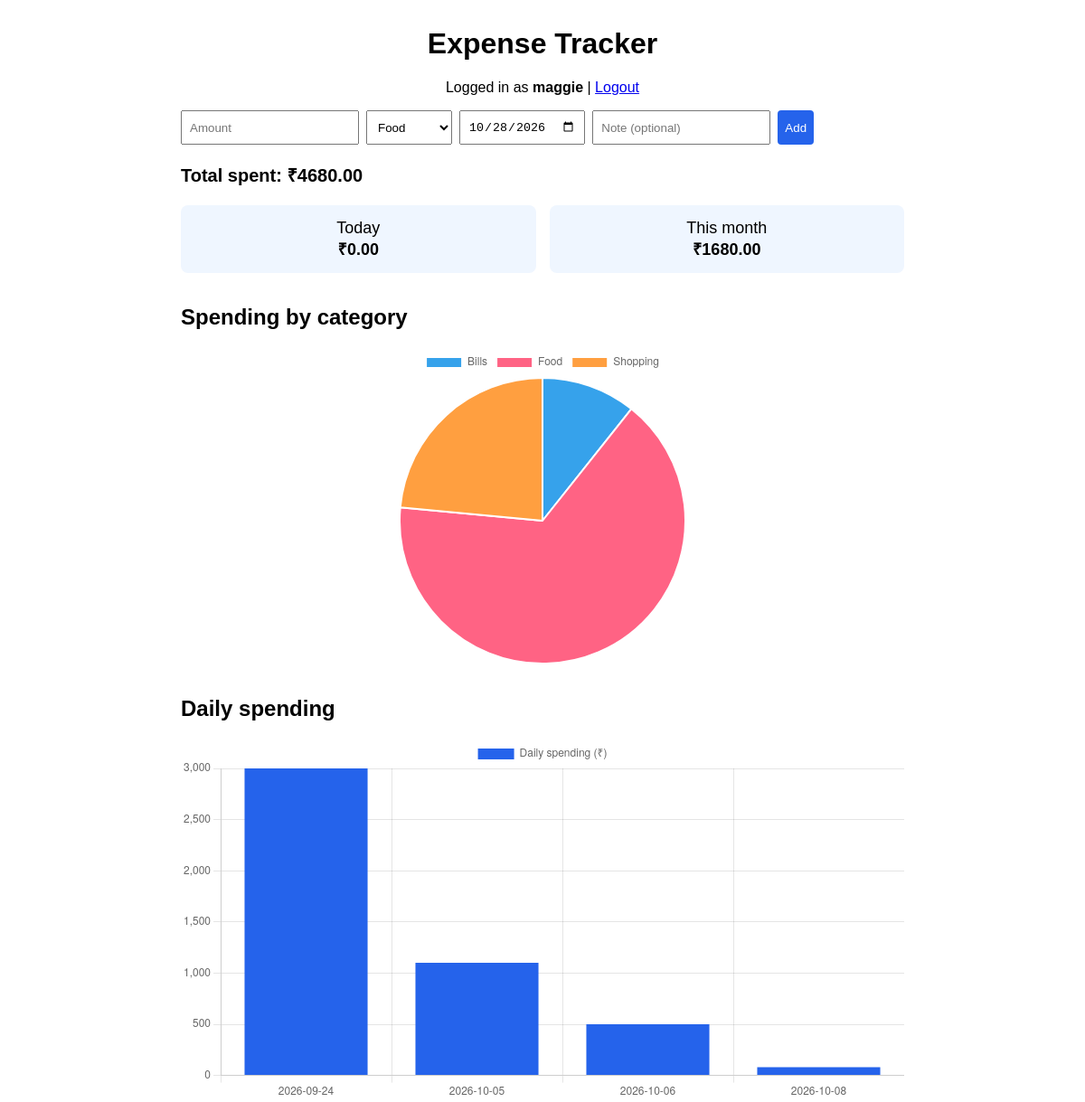
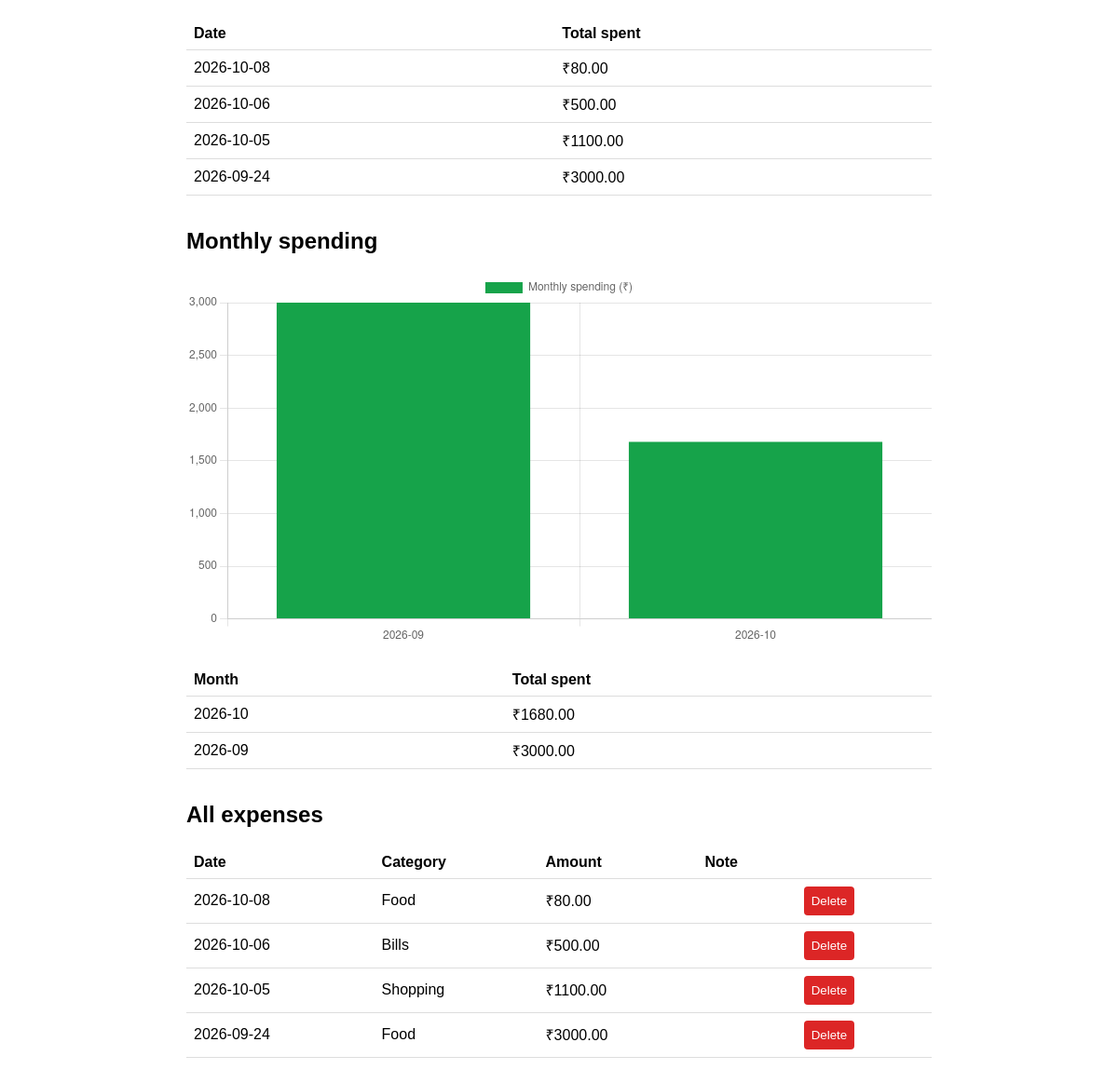
/ (signed in), run on the app's committed database (2 pictures, top to bottom).
### tables this page shows
CREATE TABLE expenses (
            id INTEGER PRIMARY KEY AUTOINCREMENT,
            user_id INTEGER NOT NULL,
            amount REAL NOT NULL,
            category TEXT NOT NULL,
            date TEXT NOT NULL,
            note TEXT
        );

### app.py (the view)
@app.route("/")  # the main page (home)
@login_required  # only logged-in users can open it
def index():  # function that builds the main page
    uid = session["user_id"]  # get the id of the logged-in user
    today = date.today().isoformat()  # today's date as text, like 2026-10-08
    this_month = today[:7]  # first 7 characters = the month, like 2026-10
    conn = get_db()  # open the database
    expenses = conn.execute(
        "SELECT * FROM expenses WHERE user_id = ? ORDER BY date DESC, id DESC",
        (uid,),
    ).fetchall()  # all of this user's expenses, newest first
    totals = conn.execute(
        "SELECT category, SUM(amount) AS total FROM expenses "
        "WHERE user_id = ? GROUP BY category",
        (uid,),
    ).fetchall()  # total spending for each category (for the pie chart)
    daily = conn.execute(
        "SELECT date, SUM(amount) AS total FROM expenses "
        "WHERE user_id = ? GROUP BY date ORDER BY date DESC LIMIT 30",
        (uid,),
    ).fetchall()  # total spending for each day, newest first, max 30 days
    monthly = conn.execute(
        "SELECT strftime('%Y-%m', date) AS month, SUM(amount) AS total FROM expenses "
        "WHERE user_id = ? GROUP BY month ORDER BY month DESC LIMIT 12",
        (uid,),
    ).fetchall()  # total spending for each month, max 12 months
    today_total = conn.execute(
        "SELECT COALESCE(SUM(amount), 0) FROM expenses WHERE user_id = ? AND date = ?",
        (uid, today),
    ).fetchone()[0]  # total spent today (0 if there are no expenses)
    month_total = conn.execute(
        "SELECT COALESCE(SUM(amount), 0) FROM expenses "
        "WHERE user_id = ? AND strftime('%Y-%m', date) = ?",
        (uid, this_month),
    ).fetchone()[0]  # total spent in the current month
    conn.close()  # close the database
    labels = [row["category"] for row in totals]  # category names (pie chart)
    values = [row["total"] for row in totals]  # category totals (pie chart)
    daily_labels = [row["date"] for row in reversed(daily)]  # day names, oldest first so the chart reads left to right
    daily_values = [row["total"] for row in reversed(daily)]  # day totals in the same order
    monthly_labels = [row["month"] for row in reversed(monthly)]  # month names, oldest first
    monthly_values = [row["total"] for row in reversed(monthly)]  # month totals in the same order
    return render_template(
        "index.html",  # the HTML file to show
        expenses=expenses,  # send the expense list to the page
        labels=labels,  # send the category names to the page
        values=values,  # send the category totals to the page
        grand_total=sum(values),  # send the total of everything
        today=today,  # send today's date
        username=session["username"],  # send the username to show at the top
        daily=daily,  # send the daily rows (for the table)
        monthly=monthly,  # send the monthly rows (for the table)
        daily_labels=daily_labels,  # send day names (for the chart)
        daily_values=daily_values,  # send day totals (for the chart)
        monthly_labels=monthly_labels,  # send month names (for the chart)
        monthly_values=monthly_values,  # send month totals (for the chart)
        today_total=today_total,  # send today's total
        month_total=month_total,  # send this month's total
    )

### app.py (called while the page is built)
def get_db():  # function that opens a connection to the database
    conn = sqlite3.connect(DB)  # connect to the database file (creates it if missing)
    conn.row_factory = sqlite3.Row  # lets us read columns by name, like row["amount"]
    return conn  # give the connection back to whoever called this function

def login_required(f):  # a "checker" we can put on any page that needs login
    @wraps(f)  # keeps the original function's name (Flask needs this)
    def wrapper(*args, **kwargs):  # this runs before the real page function
        if "user_id" not in session:  # if nobody is logged in...
            return redirect(url_for("login"))  # ...send them to the login page
        return f(*args, **kwargs)  # otherwise, run the real page function
    return wrapper  # give back the checked version of the function

### templates/index.html (shortened to what this page needs)
<!DOCTYPE html>
<html>
<head>
</head>
<body>
  <h1>Expense Tracker</h1>
  <p style="text-align:center">Logged in as <b>{{ username }}</b> | <a href="/logout">Logout</a></p>
  <form action="/add" method="POST">
    <input type="number" name="amount" step="0.01" placeholder="Amount" required>
    <select name="category">
      <option>Food</option>
    </select>
    <input type="date" name="date" value="{{ today }}" required>
    <input type="text" name="note" placeholder="Note (optional)">
    <button type="submit">Add</button>
  </form>
  <p class="total">Total spent: ₹{{ "%.2f"|format(grand_total) }}</p>
  <div class="cards">
    <div class="card">Today<br><b>₹{{ "%.2f"|format(today_total) }}</b></div>
    <div class="card">This month<br><b>₹{{ "%.2f"|format(month_total) }}</b></div>
  </div>
  {% if values %}
  <h2>Spending by category</h2>
  <div class="chart-box">
    <canvas id="chart"></canvas>
  </div>
  <h2>Daily spending</h2>
  <div class="chart-wide">
    <canvas id="dailyChart"></canvas>
  </div>
  <table>
    <tr><th>Date</th><th>Total spent</th></tr>
    {% for d in daily %}
    <tr><td>{{ d["date"] }}</td><td>₹{{ "%.2f"|format(d["total"]) }}</td></tr>
    {% endfor %}
  </table>
  <h2>Monthly spending</h2>
  <div class="chart-wide">
    <canvas id="monthlyChart"></canvas>
  </div>
  <table>
    <tr><th>Month</th><th>Total spent</th></tr>
    {% for m in monthly %}
    <tr><td>{{ m["month"] }}</td><td>₹{{ "%.2f"|format(m["total"]) }}</td></tr>
    {% endfor %}
  </table>
  <script> /* start of JavaScript for all 3 charts */
    new Chart(document.getElementById("chart"), { /* create the pie chart in the first canvas */
      type: "pie", /* chart type: pie */
      data: { /* the data to show */
        labels: {{ labels | tojson }}, /* category names from Python */
        datasets: [{ data: {{ values | tojson }} }] /* category totals from Python */
      } /* end of data */
    }); /* end of pie chart */
    new Chart(document.getElementById("dailyChart"), { /* create a chart in the daily canvas */
      type: "bar", /* chart type: bars */
      data: { /* the data to show */
        labels: {{ daily_labels | tojson }}, /* the dates, from Python */
        datasets: [{ label: "Daily spending (₹)", data: {{ daily_values | tojson }}, backgroundColor: "#2563eb" }] /* the totals, in blue */
      } /* end of data */
    }); /* end of daily chart */
    new Chart(document.getElementById("monthlyChart"), { /* create a chart in the monthly canvas */
      type: "bar", /* chart type: bars */
      data: { /* the data to show */
        labels: {{ monthly_labels | tojson }}, /* the months, from Python */
        datasets: [{ label: "Monthly spending (₹)", data: {{ monthly_values | tojson }}, backgroundColor: "#16a34a" }] /* the totals, in green */
      } /* end of data */
    }); /* end of monthly chart */
  </script>
  {% endif %}
  <h2>All expenses</h2>
  <table>
    <tr><th>Date</th><th>Category</th><th>Amount</th><th>Note</th><th></th></tr>
    {% for e in expenses %}
    <tr>
      <td>{{ e["date"] }}</td>
      <td>{{ e["category"] }}</td>
      <td>₹{{ "%.2f"|format(e["amount"]) }}</td>
      <td>{{ e["note"] }}</td>
      <td>
        <form action="/delete/{{ e['id'] }}" method="POST" style="margin:0">
          <button class="del" type="submit">Delete</button>
        </form>
      </td>
    </tr>
    {% endfor %}
  </table>
</body>
</html>

### templates/index.html (style rules this page uses)
body { font-family: Arial, sans-serif; max-width: 800px; margin: 30px auto; padding: 0 15px; }
h1 { text-align: center; }
h2 { margin-top: 35px; }
form { display: flex; gap: 8px; flex-wrap: wrap; margin-bottom: 20px; }
input, select, button { padding: 8px; }
button { background: #2563eb; color: white; border: none; cursor: pointer; border-radius: 4px; }
table { width: 100%; border-collapse: collapse; margin-top: 15px; }
th, td { border-bottom: 1px solid #ddd; padding: 8px; text-align: left; }
.total { font-size: 20px; font-weight: bold; }
.del { background: #dc2626; }
.chart-box { max-width: 350px; margin: 20px auto; }
.chart-wide { max-width: 800px; margin: 20px auto; }
.cards { display: flex; gap: 15px; margin: 20px 0; }
.card { flex: 1; background: #eff6ff; border-radius: 8px; padding: 15px; text-align: center; font-size: 18px; }

### data on the page
expenses: date "2026-10-08", category "Food", amount "80.00"
expenses: date "2026-10-06", category "Bills", amount "500.00"
expenses: date "2026-10-05", category "Shopping", amount "1100.00"
expenses: date "2026-09-24", category "Food", amount "3000.00"

### other printed values
{{ username }} "maggie"
{{ "%.2f"|format(grand_total) }} "4680.00"
{{ "%.2f"|format(today_total) }} "0.00"
{{ "%.2f"|format(month_total) }} "1680.00"
{{ d["date"] }} "2026-10-08" "2026-10-06" "2026-10-05" "2026-09-24"
{{ "%.2f"|format(d["total"]) }} "80.00" "500.00" "1100.00" "3000.00"
{{ m["month"] }} "2026-10" "2026-09"
{{ "%.2f"|format(m["total"]) }} "1680.00" "3000.00"
chart data {{ labels | tojson }} ["Bills", "Food", "Shopping"]
chart data {{ values | tojson }} [500.0, 3080.0, 1100.0]
chart data {{ daily_labels | tojson }} ["2026-09-24", "2026-10-05", "2026-10-06", "2026-10-08"]
chart data {{ daily_values | tojson }} [3000.0, 1100.0, 500.0, 80.0]
